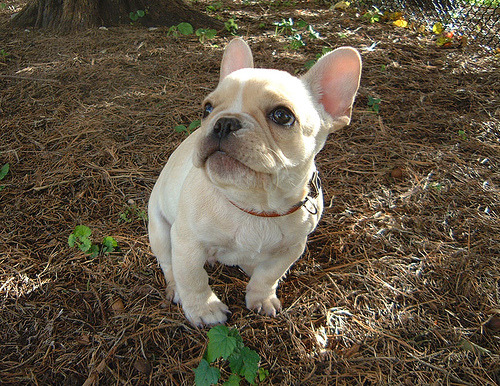
//> input picture Operaciones y preprocesamiento de imágenes/practica5/screen3.jpg, 500 x 386 px
$ ./circulo   (built with g++ and OpenCV 4)
//> lines starting //> are read from the running program, lines starting //| are printed output that depends on the picture; after the words box and inside, x2 and y2 are one past the last pixel; in counts of white or black regions, pixels touching at a corner belong together
#include <opencv2/opencv.hpp>
#include <iostream>

using namespace std;
using namespace cv;

int main() {
    // Lectura de las imágenes original y modificada
    Mat imagenOriginal = imread("/home/lubuntu/Documentos/practicar/screen3.jpg");
//> imagenOriginal is the input picture: 386 rows x 500 cols, CV_8UC3; mean B, G, R 68, 85.8, 97.5
    Mat imagenModificada = imread("/home/lubuntu/Documentos/practicar/screen4.jpg");
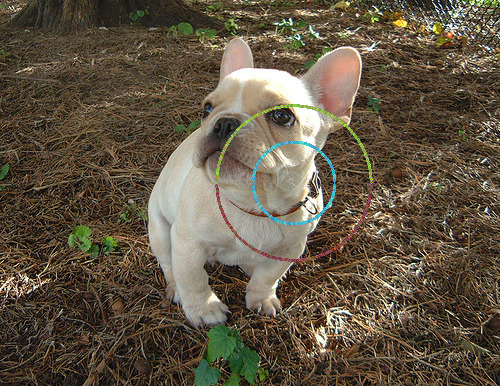
//> input picture Operaciones y preprocesamiento de imágenes/practica5/screen4.jpg, 500 x 386 px
//> imagenModificada is the input picture: 386 rows x 500 cols, CV_8UC3; mean B, G, R 68.2, 86.1, 97.3

    // Si las imágenes no se pudieron leer, se muestra un mensaje de error y se finaliza el programa
    if (imagenOriginal.empty() || imagenModificada.empty()) {
        cout << "Error al leer las imágenes" << endl;
        return -1;
    }

    // Convertir la imagen modificada a escala de grises
    Mat imagenModificadaGrayscale;
    cvtColor(imagenModificada, imagenModificadaGrayscale, COLOR_BGR2GRAY);
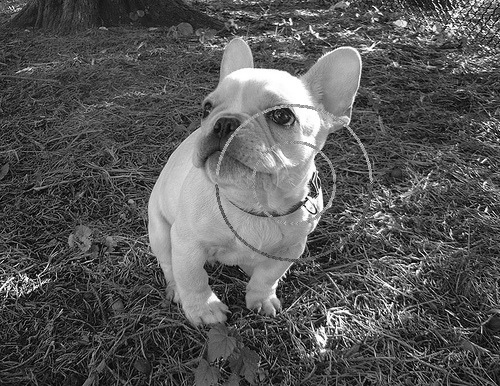
//> imagenModificadaGrayscale: 386 rows x 500 cols, CV_8UC1; min 0, max 255, mean 87.4

    // Aplicar un umbral para obtener una imagen binaria que resalte el triángulo
    Mat imagenUmbral;
    threshold(imagenModificadaGrayscale, imagenUmbral, 240, 255, THRESH_BINARY);
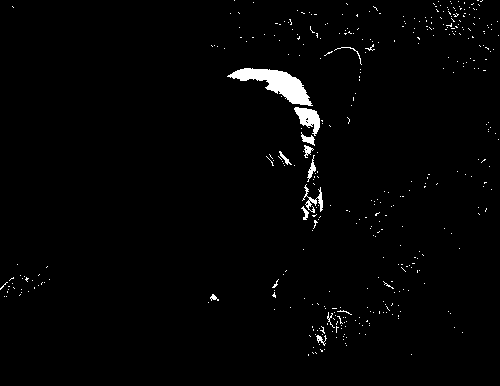
//> imagenUmbral: 386 rows x 500 cols, CV_8UC1; 1.7% white; 395 white regions (382 under 20 px)

    // Encontrar contornos en la imagen binaria
    vector<vector<Point>> contornos;
    findContours(imagenUmbral, contornos, RETR_EXTERNAL, CHAIN_APPROX_SIMPLE);
//> contornos = 395 contours, 385 with area under 20; largest, box (x1, y1, x2, y2) and area: (227, 68, 313, 106) 1229, (294, 107, 320, 136) 352, (302, 184, 323, 213) 113, (301, 132, 315, 146) 66, (307, 155, 316, 182) 58

    // Crear una máscara para el triángulo
    Mat mascaraTriangulo = Mat::zeros(imagenModificada.size(), CV_8UC1);
    drawContours(mascaraTriangulo, contornos, 0, Scalar(255), FILLED);
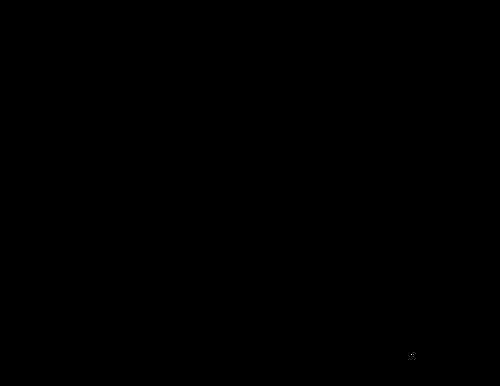
//> mascaraTriangulo: 386 rows x 500 cols, CV_8UC1; 0% white in thin lines or dots, all inside (x1, y1, x2, y2) = (411, 354, 412, 355)

    // Invertir la máscara para que los píxeles dentro del triángulo sean negros
    mascaraTriangulo = 255 - mascaraTriangulo;

    // Crear la imagen resultante, inicialmente una copia de la imagen original en color
    Mat imagenResultante = imagenOriginal.clone();

    // Aplicar la máscara para eliminar los píxeles dentro del triángulo
    imagenOriginal.copyTo(imagenResultante, mascaraTriangulo);

    // Visualización de las imágenes
    imshow("Imagen original", imagenOriginal);
    imshow("Imagen modificada", imagenModificada);
    imshow("Imagen resultante", imagenResultante);

    // Espera a que se presione una tecla para cerrar las ventanas
    waitKey(0);

    // Liberación de recursos
    destroyAllWindows();

    return 0;
}
